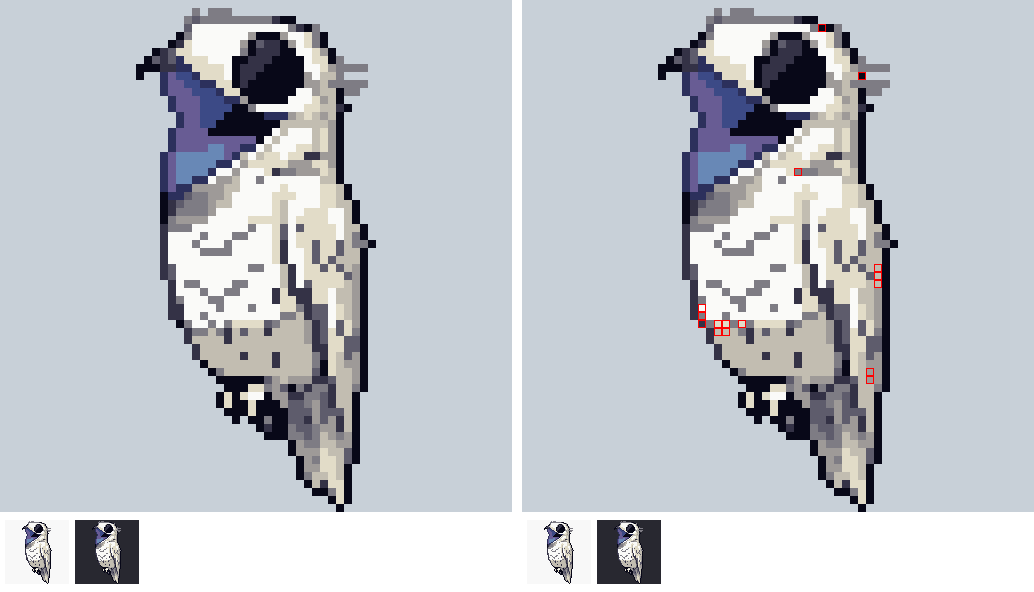

The Python source for this figure:
"""Eindkeuring 2: proef van de voorgestelde reparaties (schrijft alleen eindkeuring2/proef.png; de sprite blijft ongewijzigd)."""
import numpy as np; from PIL import Image, ImageDraw
D = 'docs/concept/sprites/potoo/'
im = Image.open(D + 'eind_r1/potoo.png'); a = np.array(im); pal = im.getpalette()
R = [(1, [(37, 3)], 2, 1), (2, [(42, 9)], 4, 1),
     (3, [(22, 40)], 1, 2), (3, [(22, 38)], 2, 8), (3, [(22, 39)], 2, 4),
     (4, [(44, 33), (44, 34), (44, 35)], 5, 6), (4, [(43, 46), (43, 47)], 6, 5),
     (5, [(24, 40), (25, 40), (27, 40)], 8, 7), (5, [(24, 41), (25, 41)], 4, 6),
     (6, [(34, 21)], 2, 4)]
b = a.copy()
for k, ps, old, new in R:
    for x, y in ps:
        assert a[y, x] == old, (k, x, y, a[y, x]); b[y, x] = new
z = 8; v = Image.new('RGB', (2 * 64 * z + 10, 64 * z + 80), (255, 255, 255)); d = ImageDraw.Draw(v)
for i, arr in enumerate((a, b)):
    t = Image.fromarray(arr, 'P'); t.putpalette(pal); m = Image.fromarray(((arr != 0) * 255).astype('uint8'))
    for j, bg in enumerate(((200, 208, 216), (248, 248, 248), (40, 40, 48))):
        g = Image.new('RGB', (64, 64), bg); g.paste(t.convert('RGB'), (0, 0), m)
        if j == 0: v.paste(g.resize((64 * z, 64 * z), Image.NEAREST), (i * (64 * z + 10), 0))
        else: v.paste(g, (i * (64 * z + 10) + 5 + (j - 1) * 70, 64 * z + 8))
for k, ps, _, _ in R:
    for x, y in ps:
        X = 64 * z + 10 + x * z; d.rectangle([X, y * z, X + z - 1, y * z + z - 1], outline=(255, 0, 0))
v.save(D + 'eindkeuring2/proef.png')
